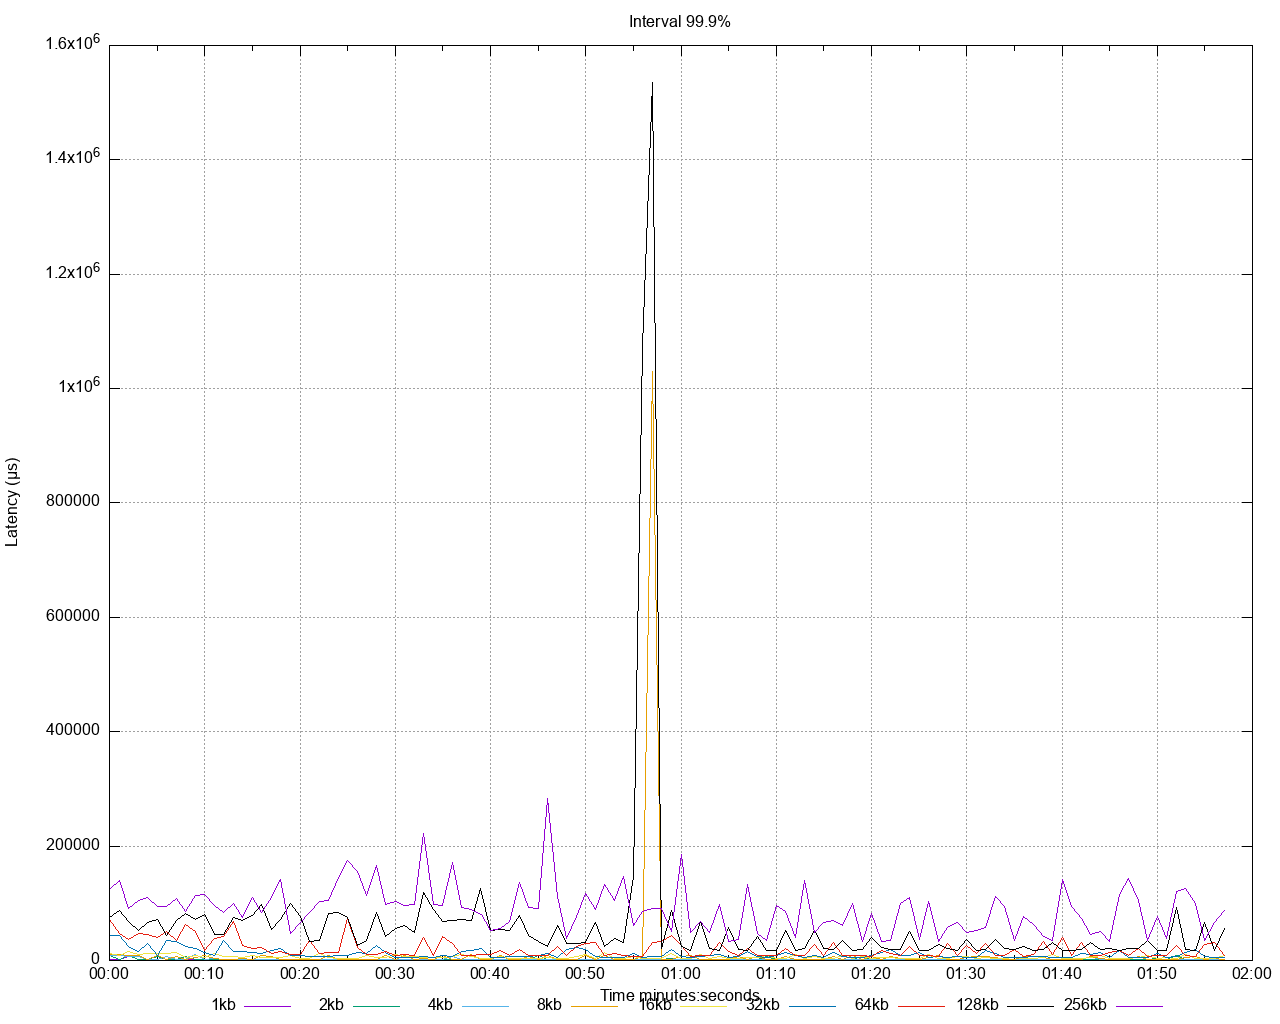

Reproduce this figure in gnuplot.
set title 'Interval 99.9%' noenhanced
set style data lines
set datafile separator ","
set terminal png size 1280,1024
set grid
set key below
set xdata time
set timefmt "%s"
offset = 0
t0(x)=(offset=($0==0) ? x : offset, x - offset)
set xlabel 'Time minutes:seconds'
set ylabel 'Latency (μs)'
set output '/Users/gbarnett/git/hazelcast-simulator/atomicreference/1to25-legend/latency/latency_interval_999_write.png'
plot \
   '/Users/gbarnett/git/hazelcast-simulator/atomicreference/1to25-legend/data/latency_interval_999_write_1.data' using (t0(timecolumn(1))):2 title "1kb" noenhanced , \
   '/Users/gbarnett/git/hazelcast-simulator/atomicreference/1to25-legend/data/latency_interval_999_write_2.data' using (t0(timecolumn(1))):2 title "2kb" noenhanced , \
   '/Users/gbarnett/git/hazelcast-simulator/atomicreference/1to25-legend/data/latency_interval_999_write_3.data' using (t0(timecolumn(1))):2 title "4kb" noenhanced , \
   '/Users/gbarnett/git/hazelcast-simulator/atomicreference/1to25-legend/data/latency_interval_999_write_4.data' using (t0(timecolumn(1))):2 title "8kb" noenhanced , \
   '/Users/gbarnett/git/hazelcast-simulator/atomicreference/1to25-legend/data/latency_interval_999_write_5.data' using (t0(timecolumn(1))):2 title "16kb" noenhanced , \
   '/Users/gbarnett/git/hazelcast-simulator/atomicreference/1to25-legend/data/latency_interval_999_write_6.data' using (t0(timecolumn(1))):2 title "32kb" noenhanced , \
   '/Users/gbarnett/git/hazelcast-simulator/atomicreference/1to25-legend/data/latency_interval_999_write_7.data' using (t0(timecolumn(1))):2 title "64kb" noenhanced , \
   '/Users/gbarnett/git/hazelcast-simulator/atomicreference/1to25-legend/data/latency_interval_999_write_8.data' using (t0(timecolumn(1))):2 title "128kb" noenhanced , \
   '/Users/gbarnett/git/hazelcast-simulator/atomicreference/1to25-legend/data/latency_interval_999_write_9.data' using (t0(timecolumn(1))):2 title "256kb" noenhanced , \
